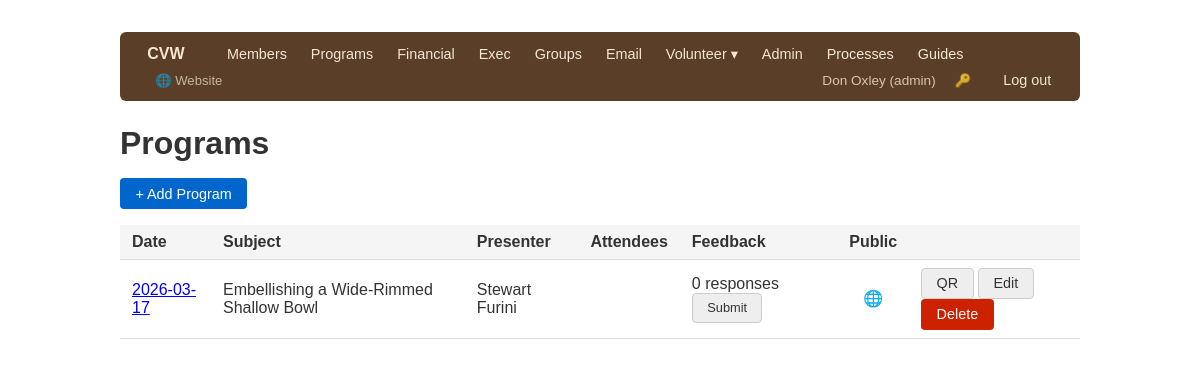
/programs/ (signed in), run on the app's committed database.
### app/models/user.py (models this page shows, shortened)
class User(Base):
    __tablename__ = "users"
    id = Column(Integer, primary_key=True, index=True)
    username = Column(String, unique=True, nullable=False, index=True)
    full_name = Column(String, nullable=False)
    role = Column(String, nullable=False)       # see ROLES
    hashed_password = Column(String, nullable=False)
    active = Column(Boolean, default=True)
    must_change_password = Column(Boolean, default=False)
    member_id = Column(Integer, ForeignKey("members.id"), nullable=True)
    created_at = Column(DateTime, server_default=func.now())
    member = relationship("Member", backref="user_account")

### app/models/program.py (models this page shows)
class Program(Base):
    __tablename__ = "programs"
    id = Column(Integer, primary_key=True, index=True)
    date = Column(Date, nullable=False)
    subject = Column(String, nullable=False)
    presenter = Column(String)
    cost = Column(Float)
    attendee_count = Column(Integer)
    notes = Column(String)
    show_on_public = Column(Boolean, default=False)
    org_event_id = Column(Integer, ForeignKey("org_events.id"), nullable=True)
    created_at = Column(DateTime, server_default=func.now())
    org_event = relationship("OrgEvent", backref="programs")
    comments = relationship(
        "ProgramComment", back_populates="program", cascade="all, delete-orphan"
    )

### app/routers/programs.py (the view)
@router.get("/", response_class=HTMLResponse)
def list_programs(request: Request, _=auth, db: Session = Depends(get_db)):
    programs = db.query(Program).order_by(Program.date.desc()).all()
    return templates.TemplateResponse("programs/list.html", {"request": request, "programs": programs})

### app/templates/programs/list.html (shortened to what this page needs)
{% extends "base.html" %}
{% block content %}
<h1>Programs</h1>
<p><a href="/programs/new" class="btn btn-primary">+ Add Program</a></p>
{% if programs %}
<table>
    <thead>
        <tr>
            <th>Date</th>
            <th>Subject</th>
            <th>Presenter</th>
            <th>Attendees</th>
            <th>Feedback</th>
            <th title="Show on public website next-meeting page">Public</th>
            <th></th>
        </tr>
    </thead>
    <tbody>
        {% for p in programs %}
        <tr>
            <td><a href="/programs/{{ p.id }}">{{ p.date }}</a></td>
            <td>{{ p.subject }}</td>
            <td>{{ p.presenter or '' }}</td>
            <td>{{ p.attendee_count or '' }}</td>
            <td>
                {{ p.comments|length }} response{{ 's' if p.comments|length != 1 }}
                &nbsp;<a href="/programs/{{ p.id }}/feedback" class="btn btn-secondary" style="font-size:0.8rem">Submit</a>
            </td>
            <td style="text-align:center">
                <form method="post" action="/programs/{{ p.id }}/toggle-public" style="margin:0">
                    <button type="submit" class="btn" style="padding:0.2rem 0.5rem; font-size:1rem; background:none; border:none; cursor:pointer"
                            title="{% if p.show_on_public %}Shown on public site — click to hide{% else %}Hidden from public site — click to show{% endif %}">
                        {% if p.show_on_public %}🌐{% else %}<span style="color:#ccc">🌐</span>{% endif %}
                    </button>
                </form>
            </td>
            <td>
                <a href="/programs/{{ p.id }}/qr" class="btn btn-secondary">QR</a>
                <a href="/programs/{{ p.id }}/edit" class="btn btn-secondary">Edit</a>
                <form method="post" action="/programs/{{ p.id }}/delete" style="display:inline"
                      onsubmit="return confirm('Delete this program and all its feedback?')">
                    <button type="submit" class="btn btn-danger">Delete</button>
                </form>
            </td>
        </tr>
        {% endfor %}
    </tbody>
</table>
{% else %}
<p>No programs recorded yet.</p>
{% endif %}
{% endblock %}

### app/templates/base.html (shortened to what this page needs)
<!DOCTYPE html>
<html lang="en">
<head>
</head>
<body>
<nav>
    <a href="/" class="nav-brand" style="text-decoration:none">CVW</a>
    {% if request.state.user %}
        {% set role = request.state.user.role %}
        {% if role in ['admin', 'exec', 'membership'] %}
            <a href="/members/">Members</a>
        {% endif %}
        {% if role in ['admin', 'exec', 'program'] %}
            <a href="/programs/">Programs</a>
        {% endif %}
        {% if role in ['admin', 'financial'] %}
            <a href="/financial/">Financial</a>
        {% endif %}
        {% if role in ['admin', 'exec'] %}
            <a href="/exec/">Exec</a>
        {% endif %}
        {% if role in ['admin', 'membership'] %}
            <a href="/groups/">Groups</a>
            <a href="/email/">Email</a>
        {% endif %}
        {% if role in ['admin', 'librarian'] %}
        <div class="nav-dropdown">
            <a href="#">Volunteer ▾</a>
        </div>
        {% endif %}
        {% if role == 'admin' %}
            <a href="/admin/">Admin</a>
        {% endif %}
        <a href="/processes/">Processes</a>
        <a href="/guides/">Guides</a>
        <a href="/site/" style="margin-left:0.5rem; opacity:0.7; font-size:0.82rem">🌐 Website</a>
        <div class="nav-right">
            <span class="nav-user">{{ request.state.user.full_name }} ({{ role }})</span>
            <a href="/change-password" title="Change password" style="font-size:0.82rem; opacity:0.8">🔑</a>
            <a href="/logout">Log out</a>
        </div>
    {% else %}
        <div class="nav-right"><a href="/login">Log in</a></div>
    {% endif %}
</nav>
{% block content %}{% endblock %}
</body>
</html>

### app/templates/base.html (style rules this page uses)
body { font-family: sans-serif; max-width: 960px; margin: 2rem auto; padding: 0 1rem; color: #333; }
nav { margin-bottom: 1.5rem; background: #5a3e28; padding: 0.5rem 1rem; border-radius: 6px; display: flex; align-items: center; gap: 0; flex-wrap: wrap; }
nav .nav-brand { color: #f5e6d3; font-weight: 700; font-size: 1rem; margin-right: 1.25rem; }
nav a { margin-right: 0.1rem; text-decoration: none; color: #f5e6d3; font-size: 0.9rem; padding: 0.3rem 0.7rem; border-radius: 4px; }
nav .nav-right { margin-left: auto; display: flex; align-items: center; gap: 0.5rem; }
.nav-dropdown { position: relative; display: inline-block; }
.nav-dropdown > a { margin-right: 0.1rem; }
nav .nav-user { color: #d9c4b0; font-size: 0.85rem; }
table { width: 100%; border-collapse: collapse; }
th, td { text-align: left; padding: 0.5rem 0.75rem; border-bottom: 1px solid #ddd; }
th { background: #f5f5f5; font-weight: 600; }
.btn { display: inline-block; padding: 0.4rem 0.9rem; border-radius: 4px; text-decoration: none; font-size: 0.9rem; border: 1px solid transparent; cursor: pointer; }
.btn-primary { background: #0066cc; color: white; }
.btn-secondary { background: #eee; color: #333; border-color: #ccc; }
.btn-danger { background: #cc2200; color: white; }
h1 { margin-bottom: 1rem; }

### data on the page
User: state.user.full_name "Don Oxley", role "admin"
Program: date "2026-03-17", subject "Embellishing a Wide-Rimmed Shallow Bowl", presenter "Stewart Furini", comments|length "0", comments "s"
